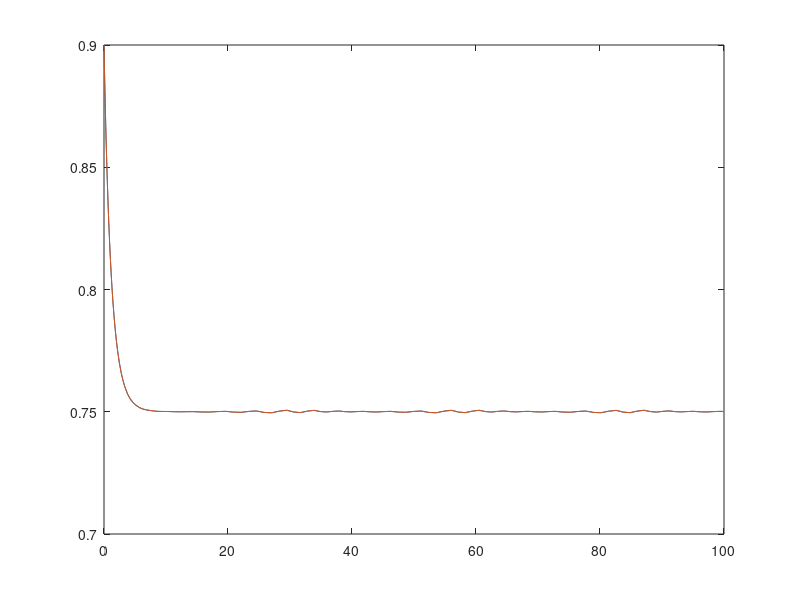
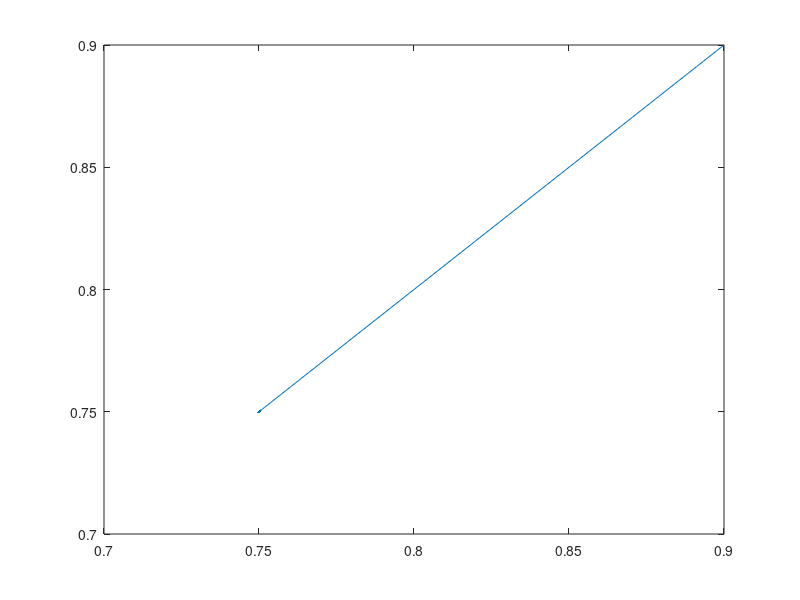

Here is the MATLAB script that generated these plots, in order:

function rksimple

beta = 2;
mu = 0.25;
nu = 0;


del1 = 0.9;
del2 = 0.9;
y0 = [del1 del2];
tspan = [0 100];

[t,y] = ode45(@f5,tspan,y0);

figure(1)
plot(t,y(:,1),t,y(:,2))

figure(2)
plot(y(:,1),y(:,2))

    function yd = f5(t,y)

%         yp(1) = y(2);
%         yp(2) = -y(1) +( y(2)*(1-y(1).^2));
        
%         w = 0.5;
%         yp(1) = w*y(2) + w*y(1).*(1 - y(1).^2 - y(2).^2);
%         yp(2) = -w*y(1) + w*y(2).*(1 - y(1).^2 - y(2).^2);


%         yp(1) = y(2);
%         yp(2) = -y(1).*(1-y(1)) - y(1).^4;
        
        %mu = 1; beta = 1; w02 = 1;
        %yp(1) = y(2);
        %yp(2) = mu*y(2)*(1-beta*y(1)^2)-w02*y(1);
        
%         yp(1) = -mu*y(1) + beta*y(1)*(1 - y(1) - y(2));
%         yp(2) = mu*y(1) - nu*y(2);

        kbeta = 1;
        yp = - mu*y(1) + kbeta*y(1).*(1-y(1));

        
        %yd = [yp(1);yp(2)];
        yd = yp(1);

    end     % end f5

end

